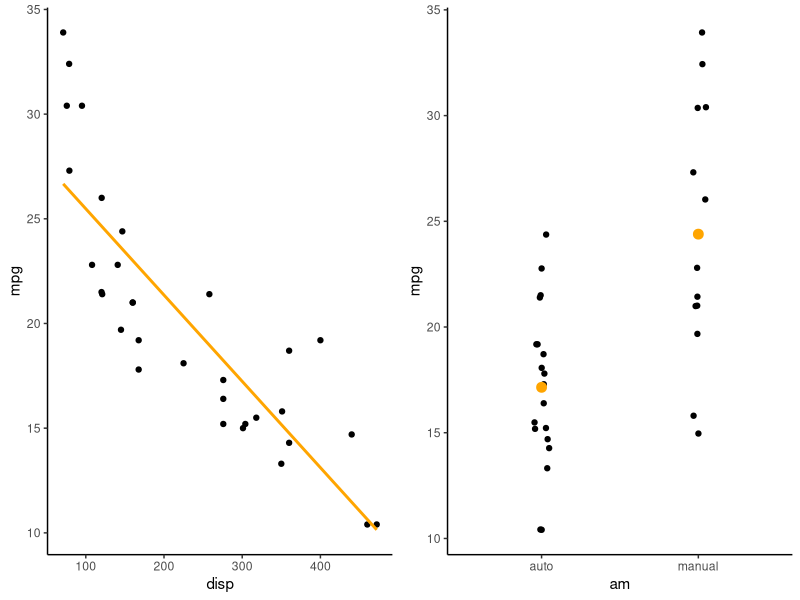
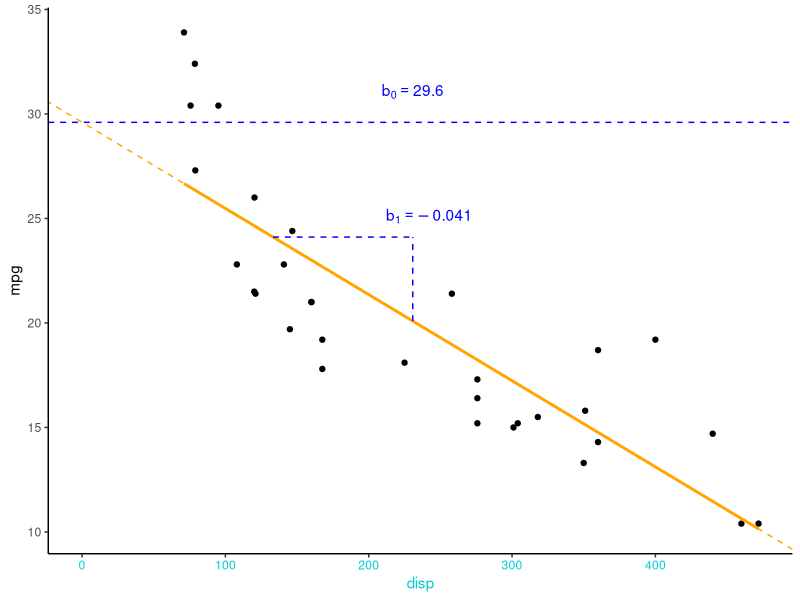
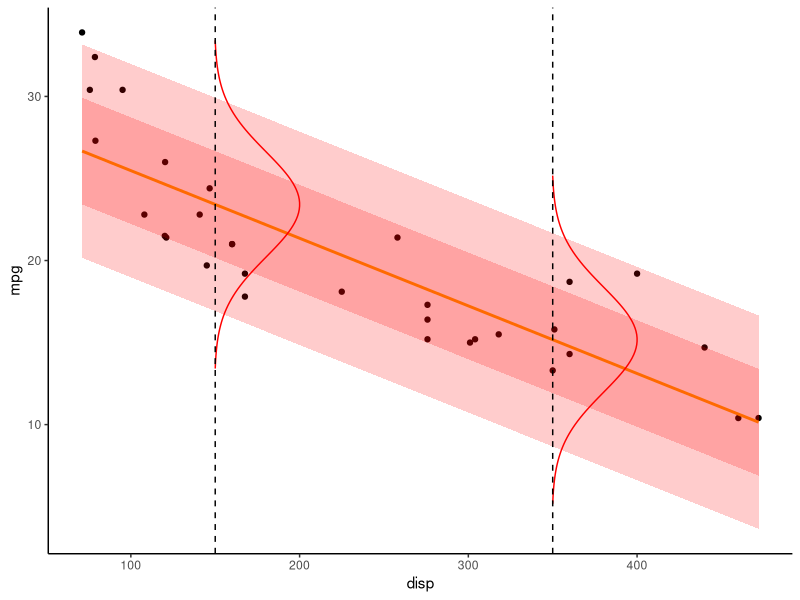
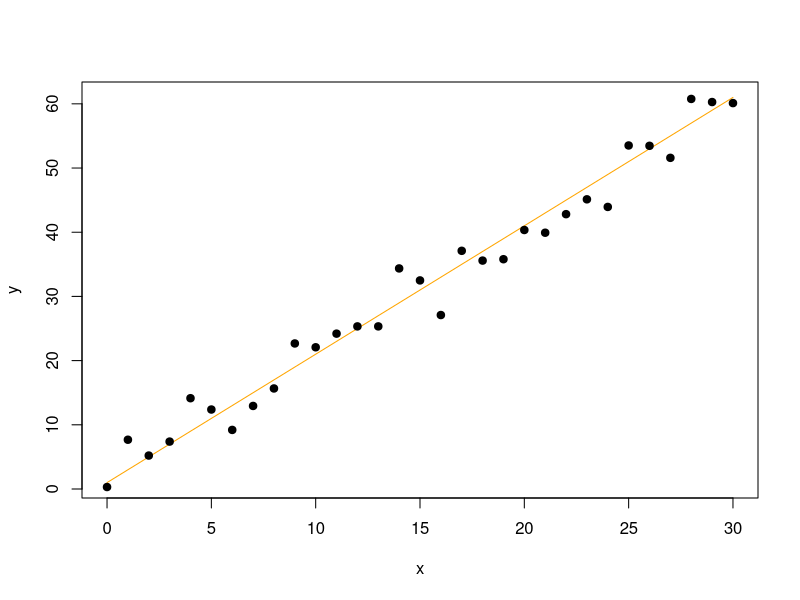
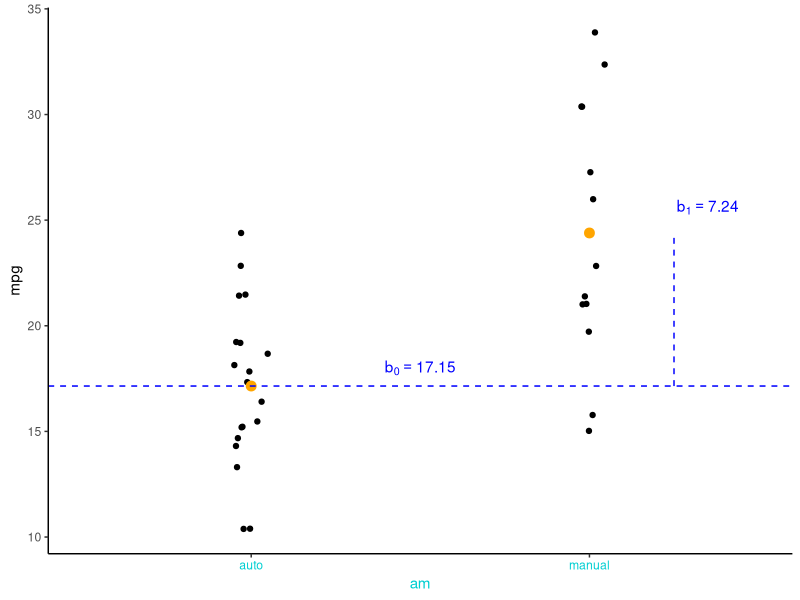
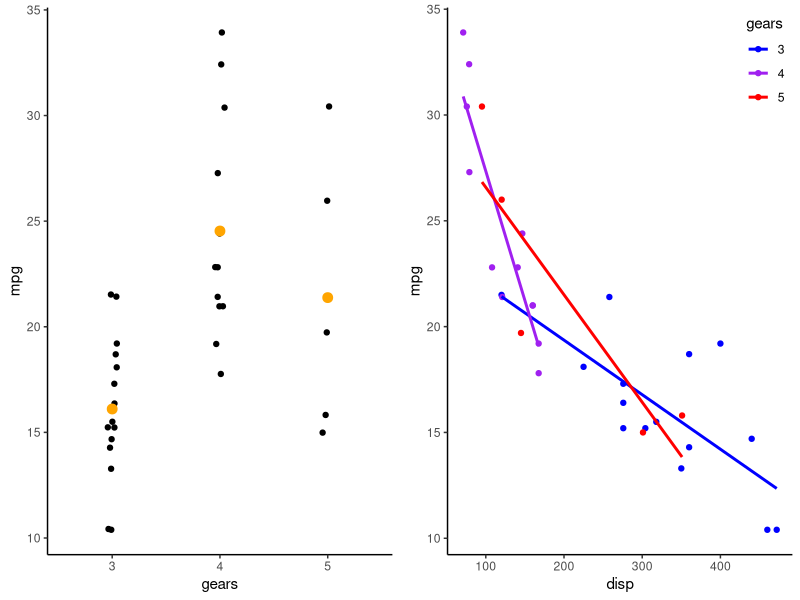
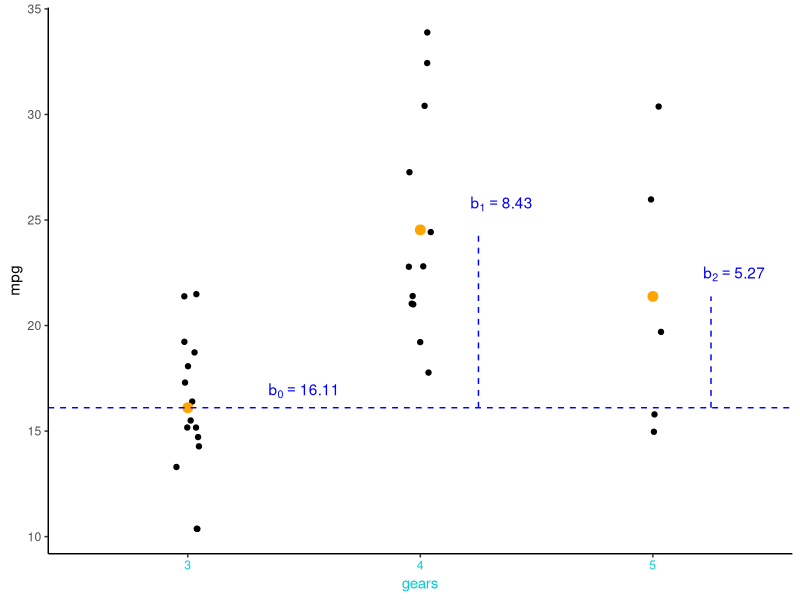
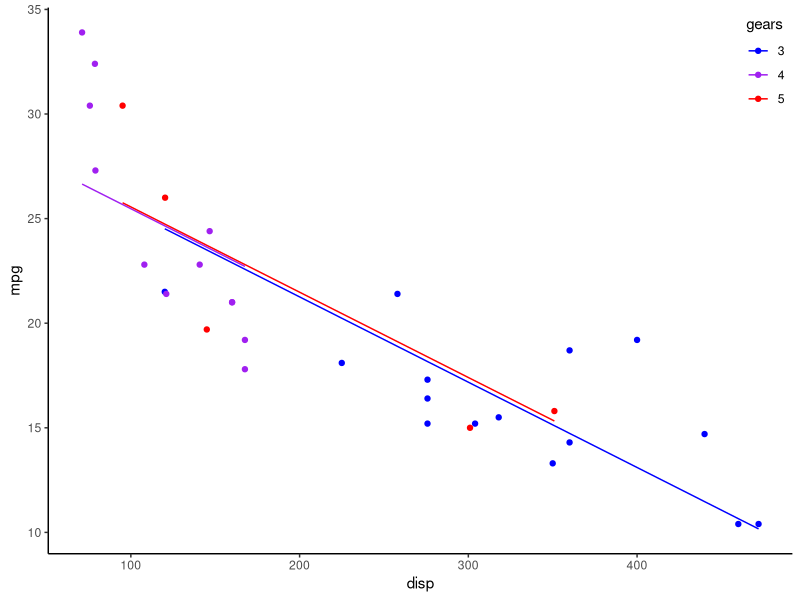

Generate these figures, in order, with R: (Note: this script raises an error after producing the figures.)
## ---- chunk 1
knitr::opts_chunk$set(echo = FALSE)
library(tidyverse)
theme_set(theme_classic())
library(ggpubr)
library(knitr)
library(kableExtra)

set.seed(123)

#Fit models for later use
modp1 <- lm(mpg~disp,data=arrange(mtcars,disp)) # Simple linear - continuous predictor
modp2a <- lm(mpg~am,data=arrange(mtcars,am,disp)) # Simple linear - categorial predictor with 2 levels
modp2b <- lm(mpg~factor(gear),data=arrange(mtcars,am,disp)) # Simple linear - categorial predictor with 3 levels
modp3 <- lm(mpg~disp+factor(gear),data=arrange(mtcars,am,disp)) # Multiple linear - continuous and categorial predictor
modp4 <- lm(mpg~disp*factor(gear),data=mtcars) # Multiple linear - continuous, categorial, and interaction

#Plots of mtcars data

#Continuous
p1 <- ggplot(arrange(mtcars,disp),aes(x=disp,y=mpg))+geom_point()+geom_smooth(formula=y~x,method='lm',se=FALSE,col='orange')

#Categorical - 2 levels
p2a <- ggplot(arrange(mtcars,am,disp),aes(x=factor(am,labels=c('auto','manual')),y=mpg))+  
  geom_point(position=position_jitter(width=0.05))+labs(x='am')+
  geom_point(aes(y=mpg),stat='summary',fun=mean,col='orange',size=3) #Mean only
  
#Categorical - 3 levels
p2b <- ggplot(arrange(mtcars,gear,mpg),aes(x=factor(gear),y=mpg))+ 
  geom_point(position=position_jitter(width=0.05))+labs(x='gears')+
  geom_point(aes(y=mpg),stat='summary',fun=mean,col='orange',size=3) #Mean only

#Continuous + categorial
p3 <- ggplot(cbind(modp3$model,pred=predict(modp3)),aes(x=disp,y=mpg,col=`factor(gear)`))+geom_point()+labs(col='gears')+
  geom_line(aes(y=pred))+
  scale_colour_manual(values=c('blue','purple','red'))+theme(legend.justification=c(1,1), legend.position=c(1,1))

#Interaction
p4 <- ggplot(mtcars,aes(x=disp,y=mpg,col=factor(gear)))+geom_point()+labs(col='gears')+
  geom_smooth(formula=y~x,method='lm',se=FALSE)+
  scale_colour_manual(values=c('blue','purple','red'))+theme(legend.justification=c(1,1), legend.position=c(1,1))

## ---- chunk 2
ggarrange(p1,p2a,ncol=2) #Display mtcars data
## ---- chunk 3
meanDisp <- mean(mtcars$disp) #Mean displacement
y_meanDisp <- coef(modp1) %*% c(1,meanDisp) #Predicted y at mean displacement
b0Lab <- paste('b[0] == ',round(coef(modp1)[1],3))
b1Lab <- paste('b[1] == ',round(coef(modp1)[2],3)) 

p1 + xlim(0,NA) + 
  geom_hline(yintercept=coef(modp1)[1],linetype='dashed',col='blue') +
  geom_abline(intercept=coef(modp1)[1],slope=coef(modp1)[2],col='orange',linetype='dashed') +
  annotate('text', x=meanDisp, y = coef(modp1)[1]*1.05, col='blue', label=b0Lab, parse=TRUE) +
  annotate('segment', x = meanDisp, xend = meanDisp, y= y_meanDisp, yend = y_meanDisp*1.2,linetype='dashed',col='blue') +
  annotate('text', x=meanDisp*1.05, y = y_meanDisp*1.25, col='blue', label=b1Lab, parse=TRUE) +
  annotate('segment', x = (y_meanDisp*1.2-coef(modp1)[1])/coef(modp1)[2] , xend = meanDisp, y= y_meanDisp*1.2 ,yend = y_meanDisp*1.2,
           linetype='dashed',col='blue') +

    theme(axis.title.x.bottom=element_text(colour='darkturquoise'),axis.text.x.bottom=element_text(colour='darkturquoise'))
## ---- chunk 4

modp1_sigma <- summary(modp1)$sigma #Residual SD

d1 <- data.frame(disp=sort(mtcars$disp),pred=predict(modp1)) %>% #Predictions + residual SD
  mutate(upr1=pred+modp1_sigma,lwr1=pred-modp1_sigma) %>% 
  mutate(upr2=pred+modp1_sigma*2,lwr2=pred-modp1_sigma*2) 

#Create sideways normal curves
curveDf <- data.frame(disp=c(150,350), mpg=coef(modp1)[1]+coef(modp1)[2]*c(150,350))

#Modified from https://stackoverflow.com/questions/62551795/make-ggplot-with-regression-line-and-normal-distribution-overlay
mkCurve <- function(x,y,xrange,yrange){
  mu <- y
  rg <- mu + yrange
  seq <- seq(rg[1], rg[2], length.out = 100)
  d <- data.frame(
    disp = dnorm(seq, mean = mu, sd = 3.2) + x,
    mpg = seq
  )
  #Scale x-axis to xrange
  d$disp <- min(d$disp)+(d$disp-min(d$disp))*xrange/c(max(d$disp)-min(d$disp))
  return(d)
}

curveDf <- with(curveDf,mapply(mkCurve,x=disp,y=mpg,MoreArgs=list(xrange=50,yrange=c(-10,10)),SIMPLIFY=FALSE)) %>% 
  bind_rows(.id='ID')

p1 + 
  geom_ribbon(data=d1,aes(x=disp,y=NULL,ymax=upr2,ymin=lwr2),fill='red',alpha=0.2)+
  geom_ribbon(data=d1,aes(x=disp,y=NULL,ymax=upr1,ymin=lwr1),fill='red',alpha=0.2)+
  geom_path(data=curveDf,aes(group=ID),col='red')+
  geom_vline(xintercept = c(150,350),linetype='dashed')
## ---- chunk 5
#Formula= y ~ x, data = Name of the dataframe containing mpg & disp
mod1 <- lm(mpg ~ disp, data = mtcars); summary(mod1)
## ---- chunk 6
#Parameters:

b0 <- 1 #Intercept
b1 <- 2 #Slope 
sigma <- 3 #SD

#Make up some data:

x <- 0:30 #Predictor values

#Predicted y values
pred_y <- b0 + b1*x 

#Add "noise" around pred_y
actual_y <- rnorm(n = length(pred_y),
                  mean = pred_y,
                  sd= sigma)

## ---- chunk 7
#Plot the data we just made
plot(x,pred_y,col='orange',pch=19,type='l',
     ylab='y') 
points(x,actual_y,col='black',pch=19)
## ---- chunk 8
fakeDat <- data.frame(x = x, y = actual_y, pred = pred_y) #Simulated data in a dataframe 
mod1sim <- lm(y ~ x, data = fakeDat); summary(mod1sim) #Fit model
## ---- chunk 9

b0Lab <- paste('b[0] == ',round(coef(modp2a)[1],2))
b1Lab <- paste('b[1] == ',round(coef(modp2a)[2],2)) 

  p2a +
    annotate('text', x=1.5, y = coef(modp2a)[1]*1.05, col='blue', label=b0Lab, parse=TRUE) +
    geom_hline(yintercept=coef(modp2a)[1],linetype='dashed',col='blue') +
    
    annotate('text', x=2.35, y = (coef(modp2a)[1] + coef(modp2a)[2])*1.05, col='blue', label=b1Lab, parse=TRUE)+
    annotate('segment', x = 2.25, xend = 2.25, y= coef(modp2a)[1], yend = coef(modp2a)[1] + coef(modp2a)[2],linetype='dashed',col='blue') +
    
    theme(axis.title.x.bottom=element_text(colour='darkturquoise'),
            axis.text.x.bottom=element_text(colour='darkturquoise'))
## ---- chunk 10
#Formula structure: y ~ x
mod2 <- lm(mpg ~ am, #mpg depends on am
           data = mtcars) #Name of the dataframe containing mpg & am
summary(mod2)
## ---- chunk 11
ggarrange(p2b,p4,ncol=2) #Display mtcars data
## ---- chunk 12

b0Lab <- paste('b[0] == ',round(coef(modp2b)[1],2))
b1Lab <- paste('b[1] == ',round(coef(modp2b)[2],2))
b2Lab <- paste('b[2] == ',round(coef(modp2b)[3],2))


  p2b + annotate('text', x=1.5, y = coef(modp2b)[1]*1.05, col='blue', label=b0Lab, parse=TRUE) +
    geom_hline(yintercept=coef(modp2b)[1],linetype='dashed',col='blue') +
    
    annotate('text', x=2.35, y = (coef(modp2b)[1] + coef(modp2b)[2])*1.05, col='blue', label=b1Lab, parse=TRUE)+
    annotate('segment', x = 2.25, xend = 2.25, y= coef(modp2b)[1], yend = coef(modp2b)[1] + coef(modp2b)[2],linetype='dashed',col='blue') +
    
    annotate('text', x=3.35, y = (coef(modp2b)[1] + coef(modp2b)[3])*1.05, col='blue', label=b2Lab, parse=TRUE)+
    annotate('segment', x = 3.25, xend = 3.25, y= coef(modp2b)[1], yend = coef(modp2b)[1] + coef(modp2b)[3],linetype='dashed',col='blue') +
    
    theme(axis.title.x.bottom=element_text(colour='darkturquoise'),
            axis.text.x.bottom=element_text(colour='darkturquoise'))
## ---- chunk 13
#Formula structure: y ~ x
mod1 <- lm(mpg ~ factor(gear), #mpg depends on gears
           data = mtcars) #Name of the dataframe containing mpg & gears
summary(mod1)
## ---- chunk 14
mod1Matrix <- model.matrix(mod1) #Get model matrix (columns used to predict mpg)
head(mod1Matrix,20) #Show first 20 rows of model matrix
## ---- chunk 15
p3
## ---- chunk 16
#mpg depends on disp and gears
mod2 <- lm(mpg ~ disp+factor(gear), data = mtcars) 
summary(mod2)
## ---- chunk 17
mod2Matrix <- model.matrix(mod2) #Get model matrix (columns used to predict mpg)
head(mod2Matrix,20) #Show first 20 rows of model matrix
## ---- chunk 18
ggarrange(p1,p2b,p3,ncol=3,labels=letters[1:3])
## ---- chunk 19
n <- 100; ncoef <- 5 #Number of data points and coefficients
pred <- data.frame(replicate(n=ncoef,expr=rnorm(n,0,2))) #Predictor matrix
beta <- runif(ncoef,-5,5) #Coefficients
yhat <- as.matrix(pred) %*% beta #Predicted value
y <- rnorm(n,yhat,2) #SD=2
pred$y <- y
## ---- chunk 20
#Fit model with 5 variables (all important)
simMod <- lm(y~X1+X2+X3+X4+X5,data=pred) 
#Incorrect way, using raw data 
plot(y~X5,data=pred,pch=19,cex.lab=3) 
## ---- chunk 21
library(effects) #Load effects package
simModEff <- predictorEffects(simMod,partial.residuals=TRUE) #Calculate partial effects
#Plot partial effects
plot(simModEff,lines=list(col='red'), partial.residuals=list(pch=19,col='black',cex=0.25))
## ---- chunk 22
library(ggeffects) #Load ggeffects package
simModEff2 <- ggeffect(simMod,terms=c('X5')) #Calculate partial effects for X5
plot(simModEff2) #Plot effect of X5
## ---- chunk 23
  p4 
## ---- chunk 24
b0Lab <- paste('b[0] == ',round(coef(modp4)[1],3))
b1Lab <- paste('b[1] == ',round(coef(modp4)[2],3))
b4Lab <- paste('b[4] == ',round(coef(modp4)[4],3))
b5Lab <- paste('b[5] == ',round(coef(modp4)[6],3)) 

p4 + xlim(0,NA) +
  #Text/lines for gear==3
  annotate('text', x=250, y = coef(modp4)[1]*1.05, col='blue', label=b0Lab, parse=TRUE) +
  annotate('segment', x = 400, xend = 400, y= coef(modp4)[c(1,2)] %*% c(1,400), yend = (coef(modp4)[c(1,2)] %*% c(1,400))*1.2,linetype='dashed',col='blue') +
  annotate('segment', x = 300, xend = 400, y= (coef(modp4)[c(1,2)] %*% c(1,400))*1.2, yend = (coef(modp4)[c(1,2)] %*% c(1,400))*1.2,linetype='dashed',col='blue') + 
  annotate('text', x=400, y = (coef(modp4)[c(1,2)] %*% c(1,400))*1.25, col='blue', label=b1Lab, parse=TRUE) +
  geom_hline(yintercept=coef(modp4)[1],linetype='dashed',col='blue') +
  geom_abline(intercept=coef(modp4)[1],slope=coef(modp4)[2],col='blue',linetype='dashed') +
  #Text/lines for gear==5
  annotate('text', x=250, y = sum(coef(modp4)[c(1,4)])*1.05, col='red', label=b4Lab, parse=TRUE) +
  annotate('segment', x = 250, xend = 250, y= coef(modp4)[c(1,2,4,6)] %*% c(1,250,1,250), 
           yend = (coef(modp4)[c(1,2,4,6)] %*% c(1,250,1,250))*1.2, linetype='dashed',col='red') +
  annotate('segment', x = 180, xend = 250, y= (coef(modp4)[c(1,2,4,6)] %*% c(1,250,1,250))*1.2,
           yend = (coef(modp4)[c(1,2,4,6)] %*% c(1,250,1,250))*1.2, linetype='dashed',col='red') +
  annotate('text', x = 350, y = (coef(modp4)[c(1,2,4,6)] %*% c(1,250,1,250))*1.2, col='red', label=b5Lab, parse=TRUE) +
  geom_hline(yintercept=sum(coef(modp4)[c(1,4)]),linetype='dashed',col='red') +
  geom_abline(intercept=sum(coef(modp4)[c(1,4)]),slope=sum(coef(modp4)[c(2,6)]),col='red',linetype='dashed')
## ---- chunk 25
#mpg depends on disp interacted (*) with gears
mod2 <- lm(mpg ~ disp*factor(gear), data = mtcars) 
summary(mod2)
## ---- chunk 26
mod2Matrix <- model.matrix(mod2) #Get model matrix (columns used to predict mpg)
head(mod2Matrix,20) #Show first 20 rows of model matrix
## ---- chunk 27
set.seed(123)

#Functions
logit <- function(x) log(x/(1-x))
invLogit <- function(x) exp(x)/(1+exp(x))

#Generate data that violate lm assumptions:
n <- 100
x <- runif(n,-10,10)
corMat <- matrix(c(1,0.95,0.95,1),ncol=2) #Correlation matrix (r=0.95)
x2 <- (cbind(x,runif(n,-10,10)) %*% chol(corMat))[,2] #Makes correlated predictor x2 via Cholesky matrix of corMat
x3 <- x+1e5
yhat <- 1 - 0.2*x #Expected value
y0 <- yhat + rnorm(n,0,2) #OK
y1 <- yhat + 0.1*x^2 + rnorm(n,0,2) #Polynomial function
y2 <- rpois(n,exp(yhat))  #Poisson process
y3 <- rbinom(n,1,invLogit(yhat))  #Binomial process
y4 <- (1 - 2e-4*(x3))+rnorm(n,0,1e-3)
d1 <- data.frame(x,x2,x3,yhat,y0,y1,y2,y3,y4)
d1$s.y4 <- scale(y4)
d1$s.x3 <- scale(x3)
# rm(n,x,x2,yhat,y0,y1,y2,y3)

## ---- chunk 28
meanDisp <- mean(mtcars$disp) #Mean displacement
y_meanDisp <- coef(modp1) %*% c(1,meanDisp) #Predicted y at mean displacement
b0Lab <- paste('b[0] == ',round(coef(modp1)[1],3))
b1Lab <- paste('b[1] == ',round(coef(modp1)[2],3)) 

p1 + theme(axis.title.x.bottom=element_text(colour='darkturquoise'),axis.text.x.bottom=element_text(colour='darkturquoise'))
## ---- chunk 29
p3
## ---- chunk 30
mod1 <- lm(mpg~disp*factor(gear),data=mtcars) #Fits model
par(mfrow=c(1,2),mar=c(3,3,1,1)+1) #Splits plot into 2
plot(mod1, which=c(1,2)) #1st and 2nd residual plots
## ---- chunk 31
ggplot(d1,aes(x,y1))+geom_point()+geom_smooth(method='lm',se=TRUE,formula=y~x,col='orange')
## ---- chunk 32
par(mfrow=c(2,1),mar=c(0,0,0,0))
m1 <-lm(y1~x,data=d1) 
plot(m1, which=c(1,2),caption='',cex.axis=1e-5,tck=0)
## ---- chunk 33
ggplot(d1,aes(x,y1))+geom_point()+geom_smooth(method='lm',se=TRUE,formula=y~poly(x,2),col='orange')
## ---- chunk 34
par(mfrow=c(2,1),mar=c(0,0,0,0))
m2 <-lm(y1~poly(x,2),data=d1) 
plot(m2, which=c(1,2),caption='',cex.axis=1e-5,tck=0)
## ---- chunk 35
ggplot(d1,aes(x,y2))+geom_point()+geom_smooth(method='lm',se=TRUE,formula=y~x,col='orange')+geom_hline(yintercept=0,linetype='dashed')
## ---- chunk 36
par(mfrow=c(2,1),mar=c(0,0,0,0))
m2 <-lm(y2~x,data=d1) 
plot(m2, which=c(1,2),caption='',cex.axis=1e-5,tck=0)
## ---- chunk 37
ggplot(d1,aes(x,log(y2+1)))+geom_point()+geom_smooth(method='lm',se=TRUE,formula=y~x,col='orange')
## ---- chunk 38
par(mfrow=c(2,1),mar=c(0,0,0,0))
m2 <-lm(log(y2+1)~x,data=d1) 
plot(m2, which=c(1,2),caption='',cex.axis=1e-5,tck=0)
## ---- chunk 39
ggplot(d1,aes(x,y3))+geom_point()+geom_smooth(method='lm',se=TRUE,formula=y~x,col='orange')
## ---- chunk 40
par(mfrow=c(2,1),mar=c(0,0,0,0))
m2 <-lm(y3~x,data=d1) 
plot(m2, which=c(1,2),caption='',cex.axis=1e-5,tck=0)
## ---- chunk 41
ggplot(d1,aes(x,y3))+geom_point()+geom_smooth(method='glm',se=TRUE,formula=y~x,method.args=list(family='binomial'),col='orange')
## ---- chunk 42
ggplot(d1,aes(x3,y4))+geom_point()+geom_smooth(method='lm',se=TRUE,formula=y~x,col='orange')
## ---- chunk 43
par(mfrow=c(2,1),mar=c(0,0,0,0))
m2 <-lm(y4~x3,data=d1) 
plot(m2, which=c(1,2),caption='',cex.axis=1e-5,tck=0)
## ---- chunk 44
ggplot(d1,aes(scale(x3),scale(y4)))+geom_point()+geom_smooth(method='lm',se=TRUE,formula=y~x,col='orange')
## ---- chunk 45
par(mfrow=c(2,1),mar=c(0,0,0,0))
m2 <-lm(s.y4~s.x3,data=d1)
plot(m2, which=c(1,2),caption='',cex.axis=1e-5,tck=0,cex=0.7)
## ---- chunk 46
par(mfrow=c(2,1),mar=c(0,0,0,0))
m2 <-lm(y0~x+x2,data=d1) 
plot(m2, which=c(1,2),caption='',cex.axis=1e-5,tck=0)
## ---- chunk 47
#Function to print correlation (r) value
corText <- function(x,y){
  text(0.5,0.5,round(cor(x,y),3))
} 

#Pairplot of y0, x, and x2
pairs(d1[,c('y0','x','x2')],lower.panel=corText)
## ---- chunk 48
library(car)
#VIF scores:
# 1 = no problem
# 1-5 = some problems
# 5+ = big problems!
vif(m2) 
## ---- chunk 49
#Correct model
m1 <- lm(y0~x,data=d1)
## ---- chunk 50
kable(summary(m1)$coef[,-3]) %>% row_spec(2,color='red')
## ---- chunk 51
#Incorrect model
m2 <- lm(y0~x+x2,data=d1)
## ---- chunk 52
kable(summary(m2)$coef[,-3]) %>% row_spec(2,color='red')
## ---- chunk 53
  include_graphics('./dag.png',dpi=NA)
## ---- chunk 54
  include_graphics('./dag2.png',dpi=NA)
